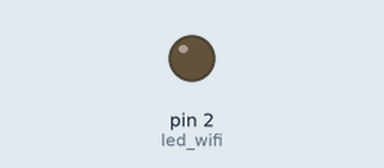
A program run on a simulated MicroPython board. Shown: output pins drawn as LEDs (lit = HIGH). Dashed ring = blinking. WiFi joins after 1.5 s; what the program prints to the serial console is not drawn. At 2.7 s the program stops and its outputs stay as they are.

Above: at 0.7 s.
At 2.55 s:
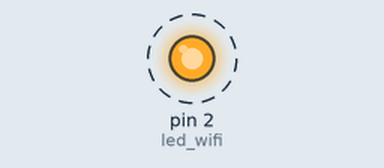
Timing chart, 0 to 3.0 s (numbered marks = the images above):
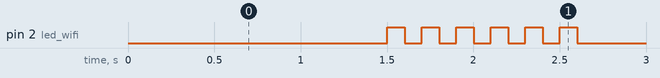

Measured:
- by itself, pin 2 (led_wifi): alternates HIGH for 0.10 s and LOW for 0.10 s, 12 changes in all, then stays LOW

The program:

micropython_mqtt_boot.py
```python
from machine import Pin
import time

def led_conexion(led):
  for i in range(6):
    led.on()
    time.sleep(0.1)
    led.off()
    time.sleep(0.1)

def connect():
    import network
    led_wifi = Pin(2, Pin.OUT)
    wifi_lan = network.WLAN(network.STA_IF)
    if not wifi_lan.isconnected():
        wifi_lan.active(True)
        wifi_lan.connect('MOVISTAR_8D46', '10e66R15t46')
        while not wifi_lan.isconnected():
            pass
    led_conexion(led_wifi)
    print(f"Conexion WIFI establecida con {wifi_lan.ifconfig()}")

connect()
```
